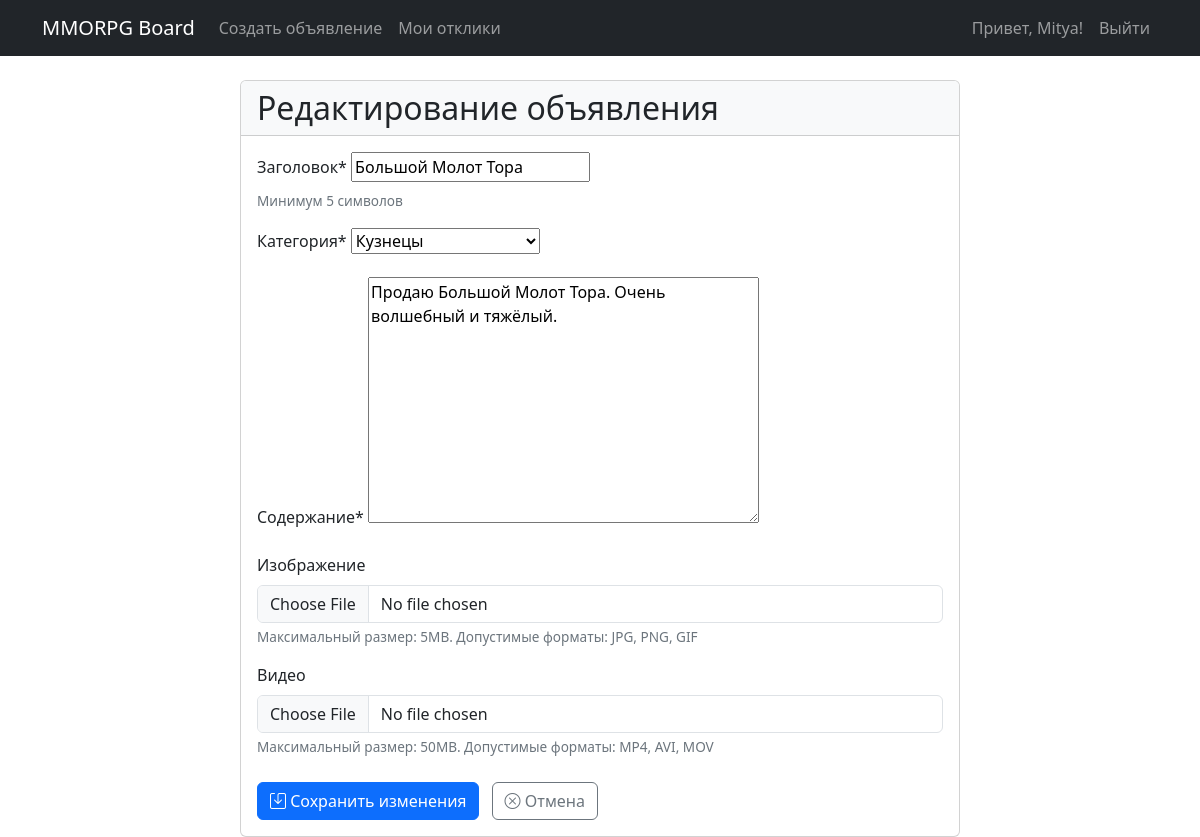
Page /edit/2/ (signed in) on the committed database.
### accounts/models.py (models this page shows, shortened)
class User(AbstractUser):
    email = models.EmailField(unique=True)
    email_confirmed = models.BooleanField(default=False)
    confirmation_code = models.CharField(max_length=100, blank=True, null=True)
    confirmation_code_created = models.DateTimeField(default=timezone.now)

### ads/models.py (models this page shows, shortened)
class Advertisement(models.Model):
    title = models.CharField(max_length=255, validators=[MinLengthValidator(5)])
    content = CKEditor5Field('Text', config_name='default')
    image = models.ImageField(upload_to='ads_images/', blank=True, null=True, verbose_name="Изображение")
    video = models.FileField(upload_to='ads_videos/', blank=True, null=True, verbose_name="Видео")
    author = models.ForeignKey(User, on_delete=models.CASCADE)
    category = models.ForeignKey(Category, on_delete=models.PROTECT)
    created_at = models.DateTimeField(auto_now_add=True)
    updated_at = models.DateTimeField(auto_now=True)

### ads/views.py (the view)
# urls.py: path('edit/<int:pk>/', edit_advertisement, name='edit_advertisement'),
@login_required
def edit_advertisement(request, pk):
    ad = get_object_or_404(Advertisement, pk=pk, author=request.user)
    if request.method == 'POST':
        form = AdvertisementForm(request.POST, request.FILES, instance=ad)
        if form.is_valid():
            if form.cleaned_data.get('clear_image'):
                ad.image.delete(save=False)
            if form.cleaned_data.get('clear_video'):
                ad.video.delete(save=False)
            form.save()
            messages.success(request, 'Объявление успешно обновлено!')
            return redirect('advertisement_detail', pk=ad.pk)
    else:
        form = AdvertisementForm(instance=ad)
    return render(request, 'ads/edit_advertisement.html', {
        'form': form,
        'ad': ad,
    })

### ads/forms.py (shortened to what this page needs)
class AdvertisementForm(forms.ModelForm):
    image = forms.ImageField(required=False)
    video = forms.FileField(required=False)
    category = forms.ModelChoiceField(
        queryset=Category.objects.all(),
        empty_label="Выберите категорию",
        label="Категория"
    )
    clear_image = forms.BooleanField(required=False, label="Удалить текущее изображение")
    clear_video = forms.BooleanField(required=False, label="Удалить текущее видео")
    class Meta:
        model = Advertisement
        fields = ['title', 'content', 'category', 'image', 'video']
        widgets = {
            'content': forms.Textarea(attrs={'class': 'django_ckeditor_5'}),
            'image': forms.FileInput(attrs={'accept': 'image/*'}),
            'video': forms.FileInput(attrs={'accept': 'video/*'}),
        }

### ads/models.py (called while the page is built)
    def __str__(self):
        return self.get_name_display()

### templates/ads/edit_advertisement.html (shortened to what this page needs)
{% extends 'base.html' %}
{% block content %}
<div class="container mt-4">
    <div class="row justify-content-center">
        <div class="col-lg-8">
            <div class="card">
                <div class="card-header bg-light">
                    <h2 class="mb-0">Редактирование объявления</h2>
                </div>
                <div class="card-body">
                    <form method="post" enctype="multipart/form-data">
                        <div class="mb-3">
                            <label for="id_title" class="form-label">Заголовок*</label>
                            {{ form.title }}
                            <div class="form-text">Минимум 5 символов</div>
                        </div>
                        <div class="mb-3">
                            <label for="id_category" class="form-label">Категория*</label>
                            {{ form.category }}
                        </div>
                        <div class="mb-3">
                            <label for="id_content" class="form-label">Содержание*</label>
                            {{ form.content }}
                        </div>
                        <div class="mb-3">
                            <label class="form-label">Изображение</label>
                            <input type="file" name="image"
                                   accept="image/*"
                                   class="form-control"
                                   id="id_image">
                            <div class="form-text">
                                Максимальный размер: 5MB. Допустимые форматы: JPG, PNG, GIF
                            </div>
                        </div>
                        <div class="mb-4">
                            <label class="form-label">Видео</label>
                            <input type="file" name="video"
                                   accept="video/*"
                                   class="form-control"
                                   id="id_video">
                            <div class="form-text">
                                Максимальный размер: 50MB. Допустимые форматы: MP4, AVI, MOV
                            </div>
                        </div>
                        <div class="d-flex justify-content-between">
                            <div>
                                <button type="submit" class="btn btn-primary me-2">
                                    <i class="bi bi-save"></i> Сохранить изменения
                                </button>
                                <a href="{% url 'advertisement_detail' ad.pk %}"
                                   class="btn btn-outline-secondary">
                                    <i class="bi bi-x-circle"></i> Отмена
                                </a>
                            </div>
                        </div>
                    </form>
                </div>
            </div>
        </div>
    </div>
</div>
{% endblock %}

### templates/base.html (shortened to what this page needs)
<!DOCTYPE html>
<html lang="ru">
<head>
    <link href="https://cdn.jsdelivr.net/npm/bootstrap@5.3.0/dist/css/bootstrap.min.css" rel="stylesheet">
    <link href="https://cdn.jsdelivr.net/npm/bootstrap-icons/font/bootstrap-icons.css" rel="stylesheet">
</head>
<body>
    <nav class="navbar navbar-expand-lg navbar-dark bg-dark">
        <div class="container">
            <a class="navbar-brand" href="{% url 'home' %}">MMORPG Board</a>
            <div class="collapse navbar-collapse">
                <ul class="navbar-nav me-auto">
                    <li class="nav-item">
                        <a class="nav-link" href="{% url 'create_advertisement' %}">Создать объявление</a>
                    </li>
                    <li class="nav-item">
                        <a class="nav-link" href="{% url 'my_responses' %}">Мои отклики</a>
                    </li>
                </ul>
                <ul class="navbar-nav">
                    {% if user.is_authenticated %}
                        <li class="nav-item">
                            <span class="nav-link">Привет, {{ user.username }}!</span>
                        </li>
                        <li class="nav-item">
                            <form action="{% url 'logout' %}" method="post">
                                <button type="submit" class="nav-link btn btn-link" style="display: inline;">
                                    Выйти
                                </button>
                            </form>
                        </li>
                    {% endif %}
                </ul>
            </div>
        </div>
    </nav>
    <div class="container mt-4">
        {% block content %}
        {% endblock %}
    </div>
</body>
</html>

### templates/ads/edit_advertisement.html (style rules this page uses)
.form-text { font-size: 0.85rem; color: #6c757d; }

### rows in the picture
User: username "Mitya"
Advertisement: title "Большой Молот Тора", category "Кузнецы", content "Продаю Большой Молот Тора. Очень волшебный и тяжёлый."
